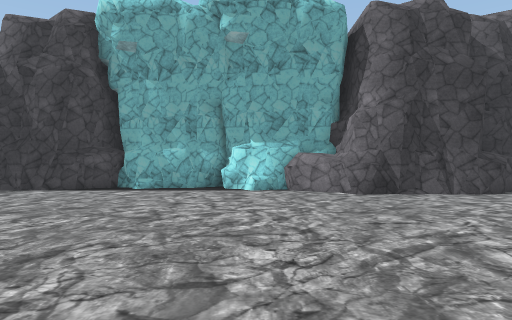
View 1 (above)

24 first-person views from a walk through a scene from a Unity 3-D project. The camera is 1.5 m above the floor, looks level and sees 75° across. The floor is counted in squares, 2 m on a side. Each view is taken from the middle of a square. On the plan, view 1 faces up. The plan holds only what a view shows up to about 11 squares ahead; the rest is blank. The place goes on beyond the plan. The player character is not drawn. Some surface patterns are stand-ins.

View 2
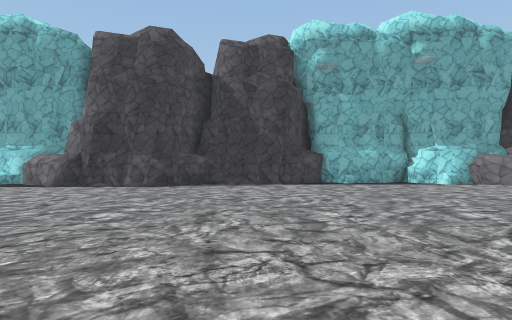

View 3
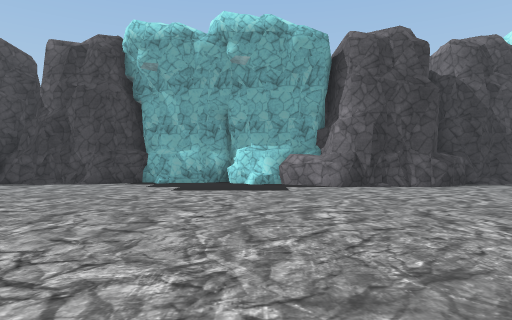

View 4
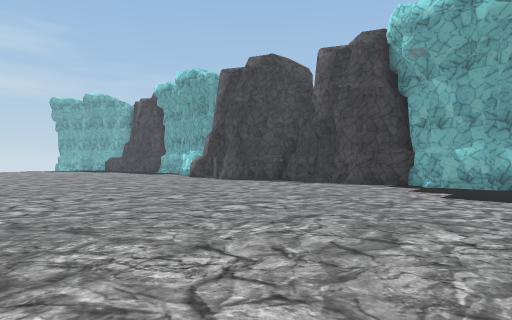

View 5
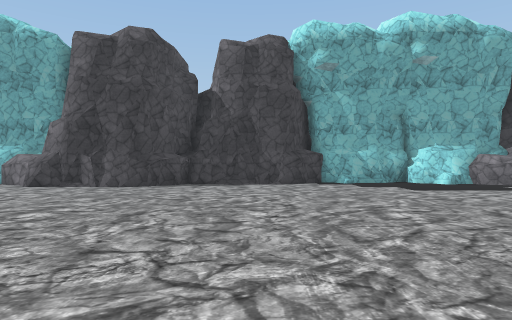

View 6
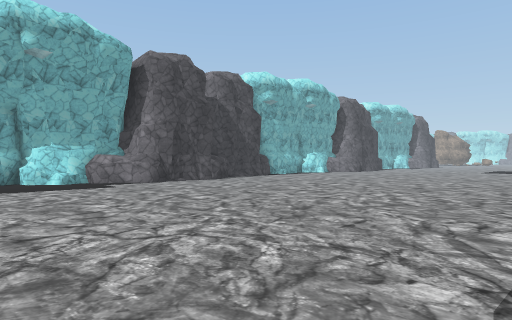

View 7
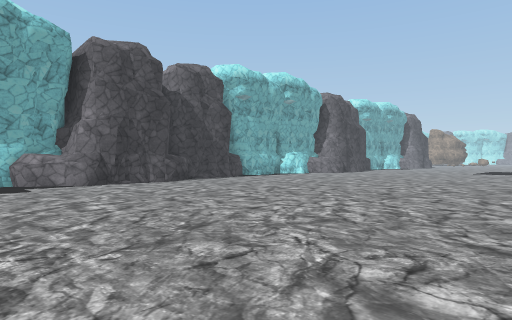

View 8
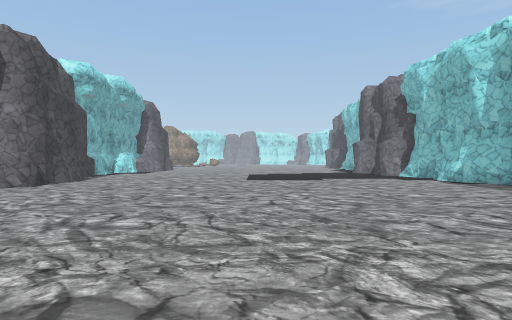

View 9
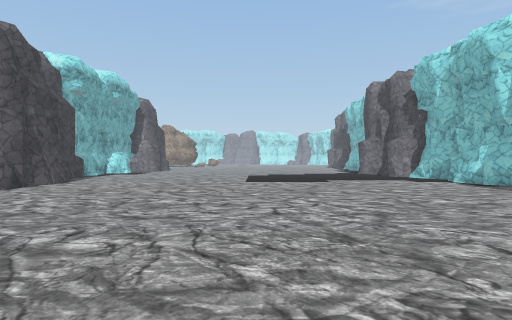

View 10
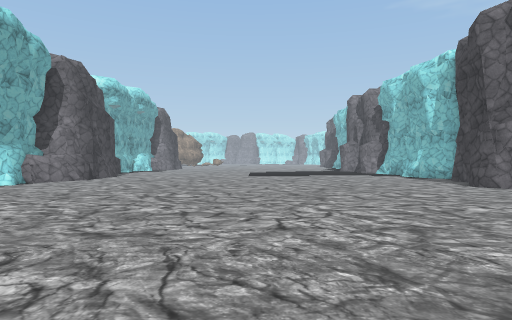

View 11
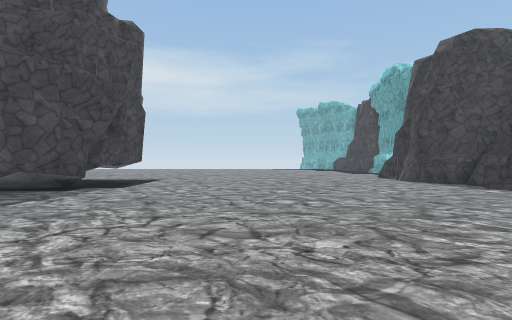

View 12
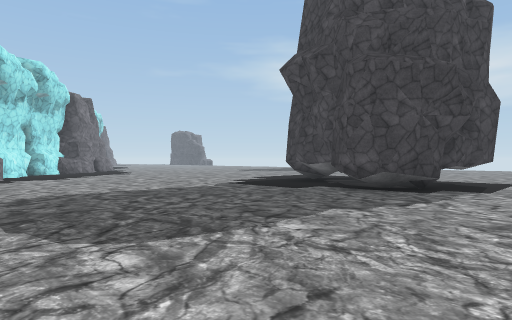

View 13
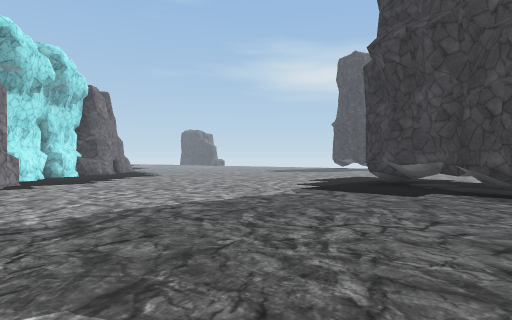

View 14
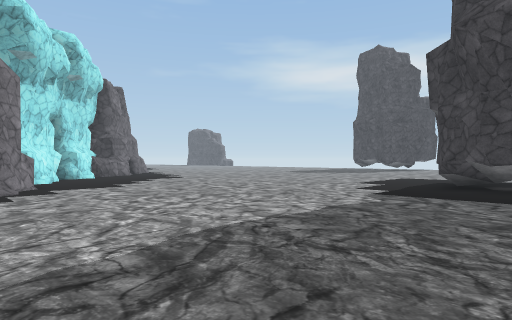

View 15
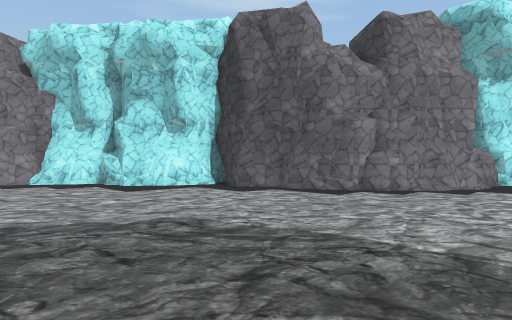

View 16
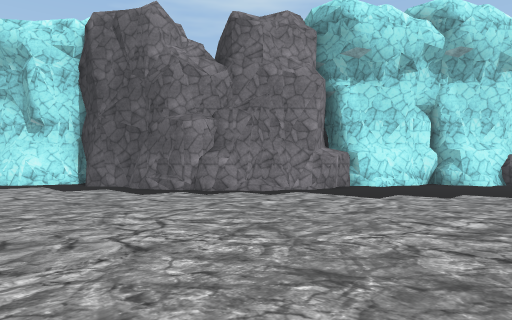

View 17
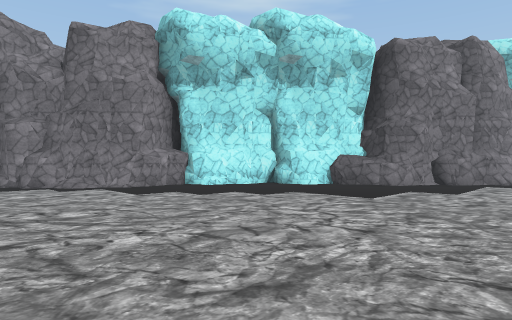

View 18
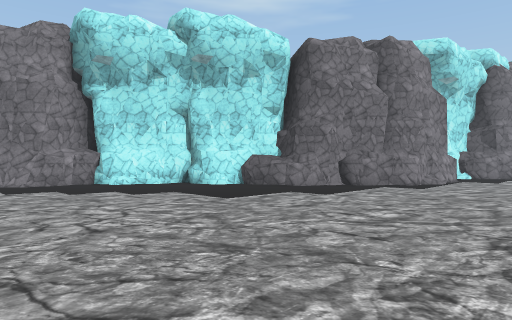

View 19
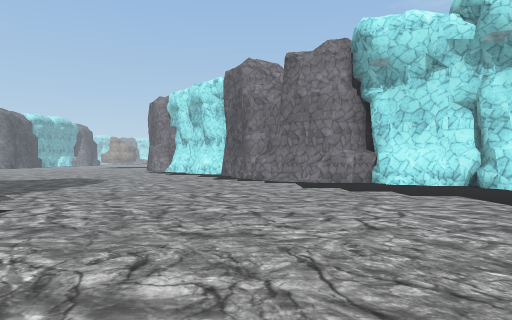

View 20
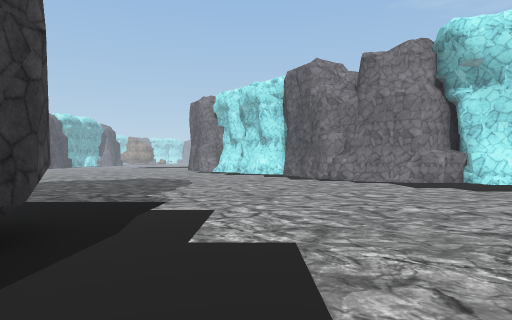

View 21
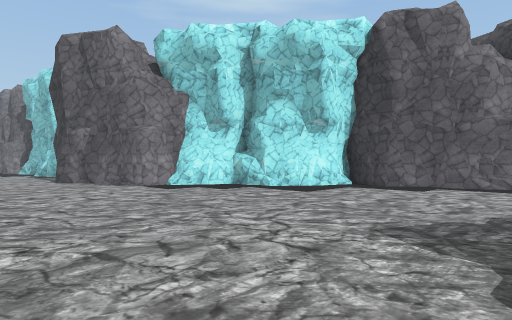

View 22
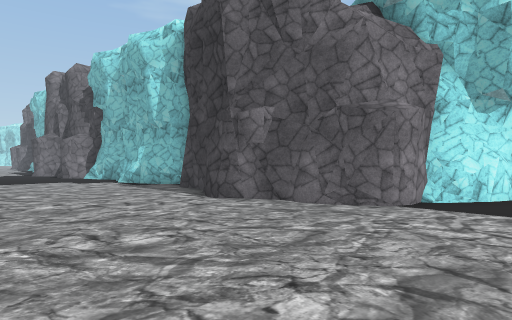

View 23
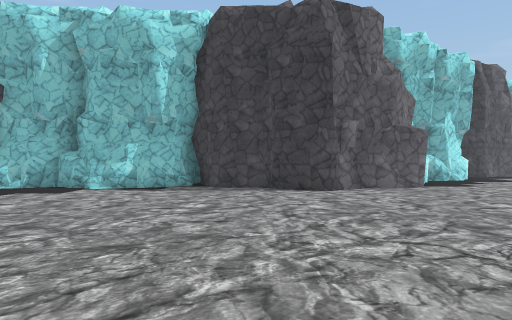

View 24
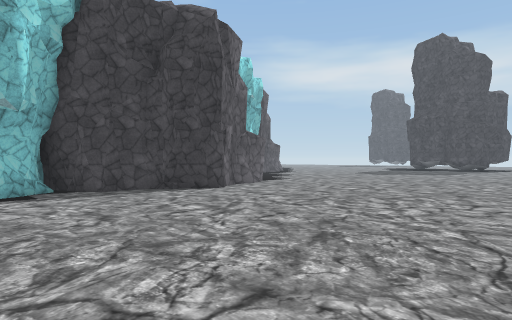

### Floor plan
Key: @ floor where view 1 was taken; # wall or solid block; . floor.
Columns run from 25 left of view 1 to 5 right of it. Each row starts with its distance up from view 1.
  9   ###########    ##########
  8 ###.........######........#####
  7 ...............................
  6 ...............................
  5 ...............................
  4 ...............................
  3 ...............................
  2 ...............................
  1 ...............................
  0  ........................@.....
 -1   .............................
 -2  .#............................
 -3  .####.........................
 -4     ##.........................
 -5     ##.........................
 -6    ##.................######.##
 -7    ##................##    ###
 -8  ###.................#
 -9   .................###
-10 . ................##
-11   ................#
-12   ............#####
-13 . ...........##
-14  ...........##
-15 ...........##
-16 ...........#
-17 ...........#
-18  .........##
-19  ........##
-20  .......##
-21  .....###
-22  ....##
-23  ...##
-24   ..#
-25   ..#

Positions as (right, up) in squares from view 1, and headings:
1: (0, 0), facing up
2: (-6, -2), facing up
3: (-14, -2), facing up
4: (-14, -1), facing up-left
5: (-20, -2), facing up
6: (-17, -3), facing up-right
7: (-15, -3), facing up-right
8: (-7, 1), facing right
9: (-6, 1), facing right
10: (-10, 1), facing right
11: (-12, 2), facing left
12: (-12, 0), facing down-left
13: (-12, -3), facing down-left
14: (-12, -5), facing down-left
15: (-16, -5), facing down-right
16: (-19, -8), facing down-right
17: (-23, -11), facing down-right
18: (-25, -13), facing down-right
19: (-25, -13), facing right
20: (-25, -10), facing right
21: (-13, -2), facing down-right
22: (-6, -1), facing down-right
23: (1, 3), facing down
24: (5, 2), facing down-left
